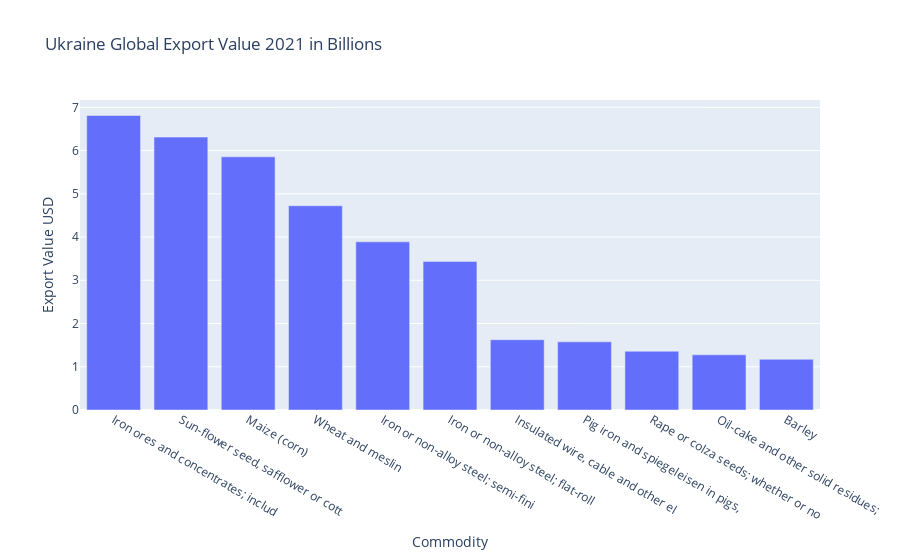

The cell this chart's notebook holds for it:
### Code cell
px.bar(df1,
    x='cmddesce',
    y='tradevalue', 
    title='Ukraine Global Export Value 2021 in Billions',
    labels={'tradevalue': 'Export Value USD', 'cmddesce': 'Commodity'}
    )

### Figure 1 — Plotly figure (JSON) as saved in the notebook; plotly's stock layout.template omitted (floating-point values rounded to 4 significant figures)
{"data": [{"alignmentgroup": "True", "hovertemplate": "Commodity=%{x}<br>Export Value USD=%{y}<extra></extra>", "legendgroup": "", "marker": {"color": "#636efa", "pattern": {"shape": ""}}, "name": "", "offsetgroup": "", "orientation": "v", "showlegend": false, "textposition": "auto", "type": "bar", "x": ["Iron ores and concentrates; includ", "Sun-flower seed, safflower or cott", "Maize (corn)", "Wheat and meslin", "Iron or non-alloy steel; semi-fini", "Iron or non-alloy steel; flat-roll", "Insulated wire, cable and other el", "Pig iron and spiegeleisen in pigs,", "Rape or colza seeds; whether or no", "Oil-cake and other solid residues;", "Barley"], "xaxis": "x", "y": [6.811, 6.311, 5.855, 4.723, 3.888, 3.437, 1.625, 1.577, 1.359, 1.276, 1.173], "yaxis": "y"}], "layout": {"barmode": "relative", "legend": {"tracegroupgap": 0}, "title": {"text": "Ukraine Global Export Value 2021 in Billions"}, "xaxis": {"anchor": "y", "domain": [0, 1], "title": {"text": "Commodity"}}, "yaxis": {"anchor": "x", "domain": [0, 1], "title": {"text": "Export Value USD"}}}}
